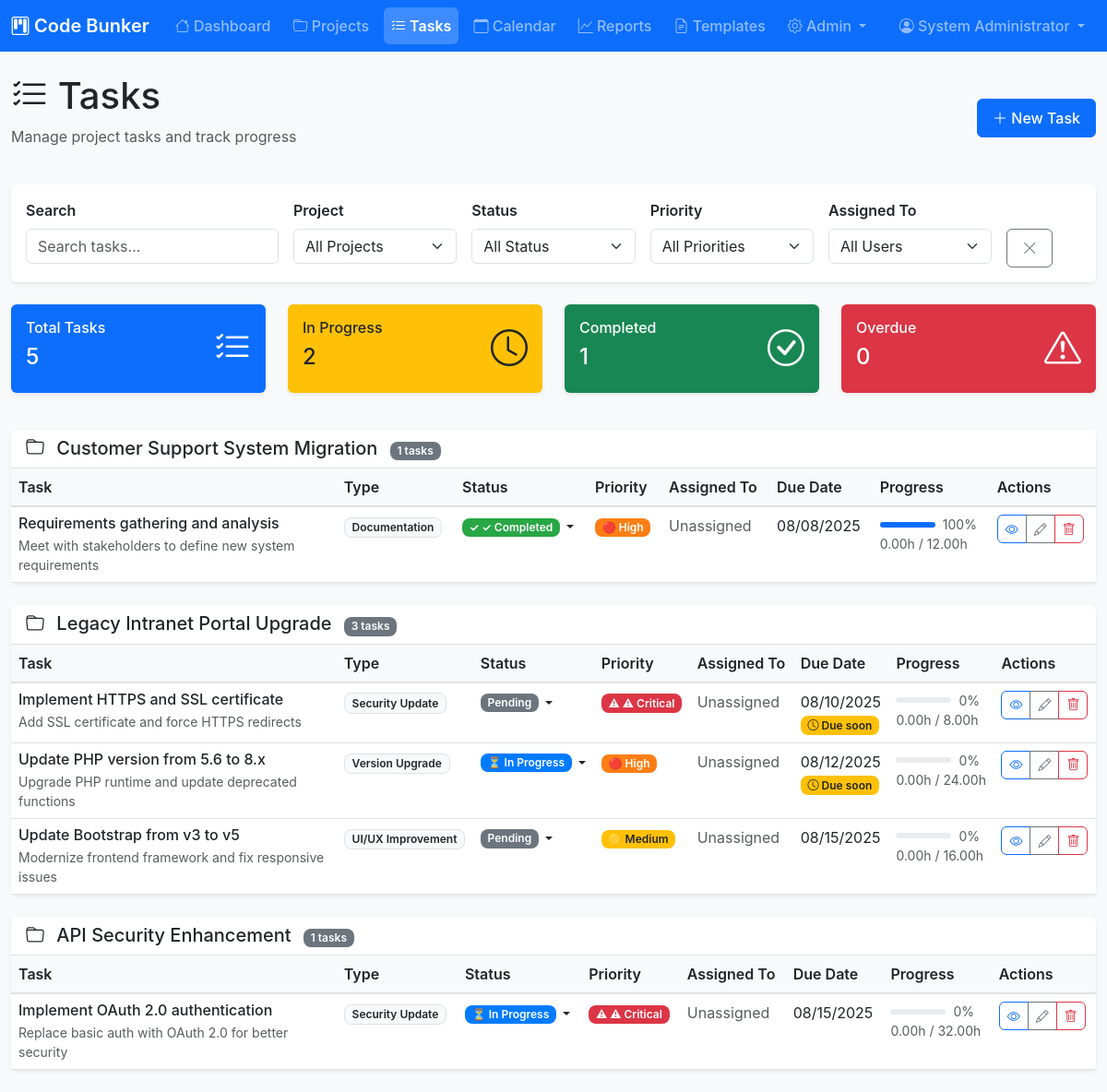
/pages/tasks.php (signed in), run on the app's committed database.
### tables this page shows
CREATE TABLE tasks (
    id INT AUTO_INCREMENT PRIMARY KEY,
    project_id INT NOT NULL,
    phase_id INT,
    title VARCHAR(255) NOT NULL,
    description TEXT,
    task_type VARCHAR(100) DEFAULT 'General',
    priority ENUM('critical', 'high', 'medium', 'low') DEFAULT 'medium',
    status ENUM('pending', 'in_progress', 'completed', 'blocked', 'cancelled') DEFAULT 'pending',
    assigned_to INT,
    depends_on_task_id INT NULL,
    estimated_hours DECIMAL(5,2) DEFAULT 0,
    actual_hours DECIMAL(5,2) DEFAULT 0,
    start_date DATE,
    due_date DATE,
    completed_at TIMESTAMP NULL,
    created_at TIMESTAMP DEFAULT CURRENT_TIMESTAMP,
    updated_at TIMESTAMP DEFAULT CURRENT_TIMESTAMP ON UPDATE CURRENT_TIMESTAMP,
    FOREIGN KEY (project_id) REFERENCES projects(id) ON DELETE CASCADE,
    FOREIGN KEY (phase_id) REFERENCES project_phases(id) ON DELETE CASCADE,
    FOREIGN KEY (assigned_to) REFERENCES users(id) ON DELETE SET NULL,
    FOREIGN KEY (depends_on_task_id) REFERENCES tasks(id) ON DELETE SET NULL,
    INDEX idx_project_id (project_id),
    INDEX idx_phase_id (phase_id),
    INDEX idx_status (status),
    INDEX idx_assigned_to (assigned_to),
    INDEX idx_due_date (due_date)
);

CREATE TABLE projects (
    id INT AUTO_INCREMENT PRIMARY KEY,
    name VARCHAR(255) NOT NULL,
    description TEXT,
    category VARCHAR(100) DEFAULT 'Development Project',
    priority ENUM('critical', 'high', 'medium', 'low') DEFAULT 'medium',
    status ENUM('planning', 'in_progress', 'testing', 'completed', 'on_hold') DEFAULT 'planning',
    current_version VARCHAR(50),
    target_version VARCHAR(50),
    start_date DATE,
    due_date DATE,
    completion_date DATE NULL,
    estimated_hours DECIMAL(6,2) DEFAULT 0,
    actual_hours DECIMAL(6,2) DEFAULT 0,
    budget DECIMAL(10,2),
    created_by INT NOT NULL,
    assigned_to INT,
    created_at TIMESTAMP DEFAULT CURRENT_TIMESTAMP,
    updated_at TIMESTAMP DEFAULT CURRENT_TIMESTAMP ON UPDATE CURRENT_TIMESTAMP,
    FOREIGN KEY (created_by) REFERENCES users(id) ON DELETE RESTRICT,
    FOREIGN KEY (assigned_to) REFERENCES users(id) ON DELETE SET NULL,
    INDEX idx_status (status),
    INDEX idx_priority (priority),
    INDEX idx_due_date (due_date),
    INDEX idx_category (category)
);

### pages/tasks.php (the view, shortened to what the rows shown need)
<?php
require_once dirname(__FILE__) . '/../includes/header.php';
$currentUser = getCurrentUser();
$filters = [
    'project_id' => $_GET['project_id'] ?? '',
    'status' => $_GET['status'] ?? '',
    'priority' => $_GET['priority'] ?? '',
    'assigned_to' => $_GET['assigned_to'] ?? '',
    'task_type' => $_GET['task_type'] ?? '',
    'search' => $_GET['search'] ?? ''
];
$tasks = getTasks(null, $filters);
$tasksByProject = [];
foreach ($tasks as $task) {
    $projectName = $task['project_name'];
    if (!isset($tasksByProject[$projectName])) {
        $tasksByProject[$projectName] = [];
    }
    $tasksByProject[$projectName][] = $task;
}
?>
<div class="d-flex justify-content-between align-items-center mb-4">
    <div>
        <h1><i class="bi bi-list-check"></i> Tasks</h1>
    </div>
</div>
<?php if (empty($tasks)): ?>
<div class="card">
    <div class="card-body text-center p-5">
        <i class="bi bi-list-check fs-1 text-muted"></i>
        <h5 class="text-muted mt-3">No tasks found</h5>
        <p class="text-muted">Create your first task to get started.</p>
        <button type="button" class="btn btn-primary" data-bs-toggle="modal" data-bs-target="#taskModal" onclick="openCreateModal()">
            <i class="bi bi-plus-lg"></i> Create Task
        </button>
    </div>
</div>
<?php else: ?>
<?php foreach ($tasksByProject as $projectName => $projectTasks): ?>
<div class="card mb-4">
    <div class="card-header">
        <h5 class="mb-0">
            <i class="bi bi-folder me-2"></i>
            <?php echo htmlspecialchars($projectName); ?>
            <span class="badge bg-secondary ms-2"><?php echo count($projectTasks); ?> tasks</span>
        </h5>
    </div>
    <div class="card-body p-0">
        <div class="table-responsive">
            <table class="table table-hover mb-0">
                <thead class="table-light">
                    <tr>
                        <th width="30%">Task</th>
                        <th>Type</th>
                        <th>Status</th>
                        <th>Priority</th>
                        <th>Assigned To</th>
                        <th>Due Date</th>
                        <th>Progress</th>
                        <th>Actions</th>
                    </tr>
                </thead>
                <tbody>
                    <?php foreach ($projectTasks as $task): ?>
                    <tr class="clickable-row" data-href="task_view.php?id=<?php echo $task['id']; ?>" style="cursor: pointer;">
                        <td>
                            <div>
                                <h6 class="mb-1"><?php echo htmlspecialchars($task['title']); ?></h6>
                                <?php if ($task['description']): ?>
                                <small class="text-muted text-truncate-2"><?php echo htmlspecialchars(substr($task['description'], 0, 100)) . (strlen($task['description']) > 100 ? '...' : ''); ?></small>
                                <?php endif; ?>
                            </div>
                        </td>
                        <td>
                            <span class="badge bg-light text-dark border"><?php echo htmlspecialchars($task['task_type']); ?></span>
                        </td>
                        <td>
                            <div class="dropdown">
                                <button class="btn btn-sm p-0 border-0 bg-transparent dropdown-toggle" type="button"
                                        data-bs-toggle="dropdown"
                                        data-bs-boundary="window"
                                        data-bs-reference="parent">
                                    <?php echo getStatusBadge($task['status'], 'task'); ?>
                                </button>
                            </div>
                        </td>
                        <td><?php echo getPriorityBadge($task['priority']); ?></td>
                        <td>
                            <?php echo $task['assigned_to_name'] ? htmlspecialchars($task['assigned_to_name']) : '<span class="text-muted">Unassigned</span>'; ?>
                        </td>
                        <td>
                            <?php if ($task['due_date']): ?>
                                <?php
                                $daysUntilDue = $task['days_until_due'];
                                $isOverdue = $daysUntilDue < 0 && $task['status'] !== 'completed';
                                $isDueSoon = $daysUntilDue <= 3 && $daysUntilDue >= 0;
                                ?>
                                <div class="<?php echo $isOverdue ? 'text-danger' : ($isDueSoon ? 'text-dark' : ''); ?>">
                                    <?php echo formatDate($task['due_date']); ?>
                                    <?php if ($isOverdue): ?>
                                        <br><small><i class="bi bi-exclamation-triangle"></i> Overdue</small>
                                    <?php elseif ($isDueSoon): ?>
                                        <br><small class="badge bg-warning text-dark"><i class="bi bi-clock"></i> Due soon</small>
                                    <?php endif; ?>
                                </div>
                            <?php else: ?>
                                <span class="text-muted">Not set</span>
                            <?php endif; ?>
                        </td>
                        <td>
                            <?php if ($task['estimated_hours'] > 0): ?>
                                <?php
                                $progress = $task['actual_hours'] > 0 ? round(($task['actual_hours'] / $task['estimated_hours']) * 100, 1) : 0;
                                if ($task['status'] === 'completed') $progress = 100;
                                ?>
                                <div class="d-flex align-items-center">
                                    <div class="progress me-2" style="width: 60px; height: 6px;">
                                        <div class="progress-bar" style="width: <?php echo min($progress, 100); ?>%"></div>
                                    </div>
                                    <small class="text-muted"><?php echo $progress; ?>%</small>
                                </div>
                                <small class="text-muted d-block"><?php echo $task['actual_hours']; ?>h / <?php echo $task['estimated_hours']; ?>h</small>
                            <?php else: ?>
                                <span class="text-muted">-</span>
                            <?php endif; ?>
                        </td>
                        <td>
                            <div class="btn-group" role="group">
                                <button type="button" class="btn btn-sm btn-outline-primary"
                                        onclick="viewTask(<?php echo $task['id']; ?>)">
                                    <i class="bi bi-eye"></i>
                                </button>
                                <button type="button" class="btn btn-sm btn-outline-secondary"
                                        onclick="editTask(<?php echo $task['id']; ?>)">
                                    <i class="bi bi-pencil"></i>
                                </button>
                                <?php if (isAdmin() || $task['assigned_to'] == $currentUser['id']): ?>
                                <button type="button" class="btn btn-sm btn-outline-danger"
                                        onclick="deleteTask(<?php echo $task['id']; ?>, '<?php echo htmlspecialchars($task['title']); ?>')">
                                    <i class="bi bi-trash"></i>
                                </button>
                                <?php endif; ?>
                            </div>
                        </td>
                    </tr>
                    <?php endforeach; ?>
                </tbody>
            </table>
        </div>
    </div>
</div>
<?php endforeach; ?>
<?php endif; ?>
    </main>
</body>
</html>

### config/config.php (shortened to what the rows shown need)
<?php
function formatDate($date, $format = DISPLAY_DATE_FORMAT) {
    try {
        $dateObj = new DateTime($date);
        return $dateObj->format($format);
    } catch (Exception $e) {
        return $date;
    }
}
function getStatusBadge($status, $type = 'project') {
    $statusLabels = ($type === 'task') ? TASK_STATUS : PROJECT_STATUS;
    $label = isset($statusLabels[$status]) ? $statusLabels[$status] : ucfirst($status);
    $color = isset(STATUS_COLORS[$status]) ? STATUS_COLORS[$status] : '#6c757d';
    $icon = '';
    switch($status) {
        case 'completed': $icon = '✓ '; break;
        case 'in_progress': $icon = '⏳ '; break;
    }
    return '<span class="badge badge-' . $status . '" style="background-color: ' . $color . '" aria-label="Status: ' . $label . '">' . $icon . $label . '</span>';
}
function getPriorityBadge($priority) {
    $label = isset(PRIORITY_LEVELS[$priority]) ? PRIORITY_LEVELS[$priority] : ucfirst($priority);
    $color = isset(PRIORITY_COLORS[$priority]) ? PRIORITY_COLORS[$priority] : '#6c757d';
    $icon = '';
    switch($priority) {
        case 'critical': $icon = '⚠ '; break;
        case 'high': $icon = '🔴 '; break;
        case 'medium': $icon = '🟡 '; break;
    }
    return '<span class="badge badge-' . $priority . '" style="background-color: ' . $color . '" aria-label="Priority: ' . $label . '">' . $icon . $label . '</span>';
}
require_once CONFIG_PATH . '/database.php';
?>

### data on the page
tasks: title "Requirements gathering and analysis", description "Meet with stakeholders to define new system requirements", task_type "Documentation", status "✓", status "Completed", priority "🔴", priority "High", due_date "08/08/2025", status "100", actual_hours "0.00", estimated_hours "12.00"
tasks: title "Implement HTTPS and SSL certificate", description "Add SSL certificate and force HTTPS redirects", task_type "Security Update", status "Pending", priority "⚠", priority "Critical", due_date "08/10/2025", shows "Due soon", actual_hours "0", actual_hours "0.00", estimated_hours "8.00"
tasks: title "Update PHP version from 5.6 to 8.x", description "Upgrade PHP runtime and update deprecated functions", task_type "Version Upgrade", status "⏳", status "In Progress", priority "🔴", priority "High", due_date "08/12/2025", shows "Due soon", actual_hours "0", actual_hours "0.00", estimated_hours "24.00"
tasks: title "Update Bootstrap from v3 to v5", description "Modernize frontend framework and fix responsive issues", task_type "UI/UX Improvement", status "Pending", priority "🟡", priority "Medium", due_date "08/15/2025", actual_hours "0", actual_hours "0.00", estimated_hours "16.00"
tasks: project.name "API Security Enhancement", count($projectTasks) "1", title "Implement OAuth 2.0 authentication", description "Replace basic auth with OAuth 2.0 for better security", task_type "Security Update", status "⏳", status "In Progress", priority "⚠", priority "Critical", due_date "08/15/2025", actual_hours "0", actual_hours "0.00", estimated_hours "32.00"

### other printed values
APP_NAME "Code Bunker"
$currentUser['first_name'] . ' ' . $currentUser['last_name'] "System Administrator"
count($tasks) "5"
count(array_filter($tasks, fn($t) => $t['status'] === 'in_progress')) "2"
count(array_filter($tasks, fn($t) => $t['status'] === 'completed')) "1"
$projectName "Customer Support System Migration"
count($projectTasks) "1"
$projectName "Legacy Intranet Portal Upgrade"
count($projectTasks) "3"
